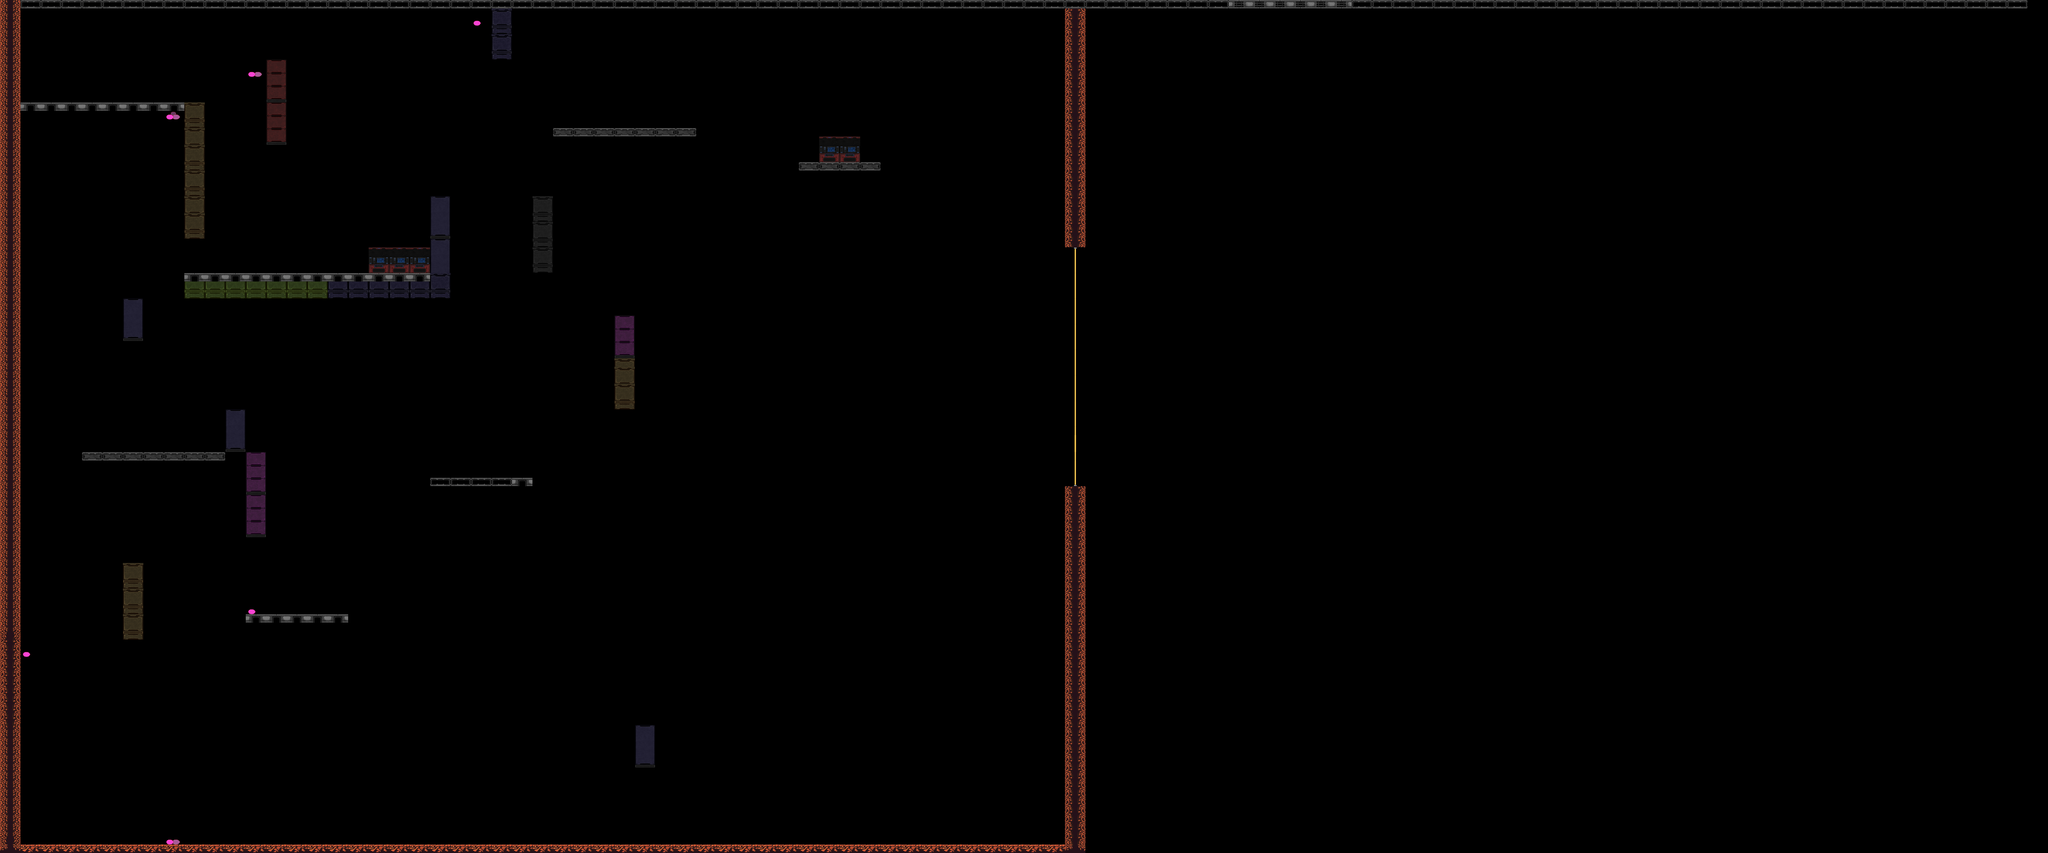

A level layout from a 2D game, rendered from its tile map. Below: a short description, then the map file with tile-grid data replaced by summaries:
An orthogonal 100x100 tile map with 96x40 px tiles, 5 tile layers (Tile Layer 1, Yellow Laser, Props, Background, ...), 5 tilesets and 4 objects.

<map version="1.2" tiledversion="1.2.4" orientation="orthogonal" renderorder="right-down" width="100" height="100" tilewidth="96" tileheight="40" infinite="0" nextlayerid="8" nextobjectid="4">
 <tileset firstgid="1" name="asteroidtiles" tilewidth="96" tileheight="40" tilecount="9" columns="3">
  <image source="tiles/asteroid/asteroidtiles.png" width="288" height="120" />
 </tileset>
 <tileset firstgid="10" name="tiletest3" tilewidth="96" tileheight="40" tilecount="235" columns="5">
  <image source="tiletest3.png" width="480" height="1880" />
  <tile id="15">
   <objectgroup draworder="index">
    <object id="11" x="0" y="-0.25" width="96" height="40.25" />
   </objectgroup>
  </tile>
  <tile id="101">
   <objectgroup draworder="index">
    <object id="1" x="0" y="0" />
    <object id="2" x="0" y="0" width="96.25" height="39.75" />
   </objectgroup>
  </tile>
  <tile id="185">
   <objectgroup draworder="index">
    <object id="1" x="0.25" y="-0.25" width="95.5" height="40" />
   </objectgroup>
  </tile>
 </tileset>
 <tileset firstgid="245" name="mylasers" tilewidth="96" tileheight="120" tilecount="15" columns="5">
  <image source="tiles/interactables/lasersheet.png" width="480" height="360" />
 </tileset>
 <tileset firstgid="260" name="momentiteconstruct" tilewidth="96" tileheight="40" tilecount="3" columns="0">
  <grid orientation="orthogonal" width="1" height="1" />
  <tile id="0">
   <image width="96" height="40" source="tiles/props/momentiteonepile.png" />
  </tile>
  <tile id="1">
   <image width="96" height="40" source="tiles/props/momentitetwopile.png" />
  </tile>
  <tile id="2">
   <image width="96" height="40" source="tiles/props/momentitethreepile.png" />
  </tile>
 </tileset>
 <tileset firstgid="263" name="proptiles" tilewidth="96" tileheight="40" tilecount="3" columns="3">
  <image source="tiles/props/momentitetiles.png" width="288" height="40" />
 </tileset>
 <layer id="1" name="Tile Layer 1" width="100" height="100">
  <data>[10000 cells, 268 non-empty, 30 distinct tile ids]</data>
 </layer>
 <layer id="5" name="Yellow Laser" width="100" height="100">
  <data>[10000 cells, 10 non-empty, 3 distinct tile ids]</data>
 </layer>
 <layer id="6" name="Props" width="100" height="100">
  <data>[10000 cells, 6 non-empty, 3 distinct tile ids]</data>
 </layer>
 <layer id="4" name="Background" width="100" height="100">
  <data>[10000 cells, 15 non-empty, 3 distinct tile ids]</data>
 </layer>
 <layer id="3" name="Tile Layer 2" width="100" height="100">
  <data>[10000 cells, 222 non-empty, 5 distinct tile ids]</data>
 </layer>
</map>
